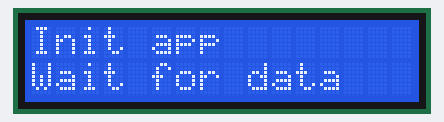
Recording of a program running on a simulated Raspberry Pi (BCM pin numbers). Shown: 16×2 character LCD. The clock reads 2024-03-15 10:24:30 at power-on unless the program sets it; no radio messages arrive unless stated (any console line starting 'radio sent:' is added by the test bench); library files of the repository ran but are not shown: lcd.py.

Above: at 0.4 s.
At 3.4 s:
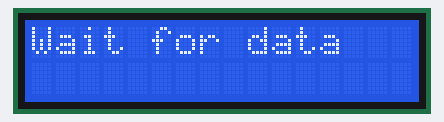

Measured:
- what the display in image 0 shows lasts 3.0 s, from 0.3 s to 3.3 s
- what the display in image 1 shows lasts 0.5 s, from 3.4 s to 3.9 s

The program:

main.py
```python
#!/usr/bin/python3

import lcd
import rfm
import firebase
from time import sleep
from datetime import datetime

def init():
    display = lcd.lcd()

    display.lcd_clear()
    display.lcd_display_string('Init app', 1)
    display.lcd_display_string('Wait for data', 2)

    return display

def load(display):
    try:
        display.lcd_clear()
        display.lcd_display_string('Wait for data', 1)
        data = rfm.listen_for_data(display)
        now = datetime.now().replace(microsecond=0).isoformat()
        firebase.push_to_firebase(now, data)
        display.lcd_clear()
    except(TypeError):
        pass

while True:
    display = init()
    sleep(3)
    load(display)
```

rfm.py
```python
import re
import busio
import board
from digitalio import DigitalInOut
from time import sleep

import adafruit_ssd1306
import adafruit_rfm9x

CS = DigitalInOut(board.CE1)
RESET = DigitalInOut(board.D25)
SPI = busio.SPI(board.SCK, MOSI=board.MOSI, MISO=board.MISO)

rfm9x = adafruit_rfm9x.RFM9x(SPI, CS, RESET, 868.0)
rfm9x.tx_power = 17
rfm9x.enable_crc = True

def get_data_from_packet(packet):
    packet = str(packet, 'utf-8')
    (temp, pre, hum, gas) = packet.split(',')

    print(temp)
    print(pre)
    print(hum)
    print(gas)

    temp = re.match(r'T: ([^"]+) degC', temp).group(1)
    pre = re.match(r' P: ([^"]+) hPa', pre).group(1)
    hum = re.match(r' H: ([^"]+) rH', hum).group(1)
    gas = re.match(r' G: ([^"]+) Omh', gas).group(1)

    return (temp, pre, hum, gas)

def listen_for_data(display):
    packet = rfm9x.receive()

    if not packet is None:
       (temp, pre, hum, gas)= get_data_from_packet(packet)

       rssi = rfm9x.last_rssi

       display.lcd_clear()
       display.lcd_display_string('Recived data', 1)
       display.lcd_display_string('Signal: {0} dB'.format(rssi), 2)
       sleep(3)
       display.lcd_clear()
       return (temp, pre, hum, gas)
    else:
       return None
```

firebase.py
```python
from firebase_admin import initialize_app, db, credentials

cert = credentials.Certificate('<CERT_FILE>')
app = initialize_app(cert, {
    "databaseURL": '<DATABASE_URL>'
})
ref = db.reference('/')

def push_to_firebase(key, data):
    (temp, pres, hum, gas) = data

    ref.child(key).set({
        'Temperature': temp,
        'Pressure': pres,
        'Humidity': hum,
        'Gas': gas,
    })

    print('Success push to Google Firebase')
```
